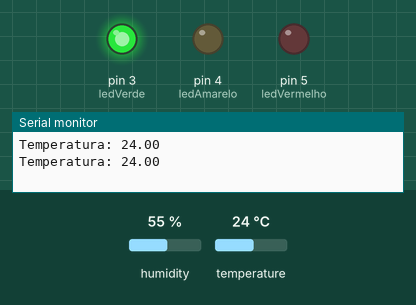
Bench run of a sketch on a simulated Arduino Uno, built with avr-gcc and run on an emulated ATmega328P. Shown: output pins drawn as LEDs (lit = HIGH), the last lines printed to the serial monitor. The test bench sets the inputs (shaded band); at power-on: temperature 24 °C, humidity 55 %.

Above: at 2.8 s.
2.9 s: temperature set to 26 °C
At 4.6 s:
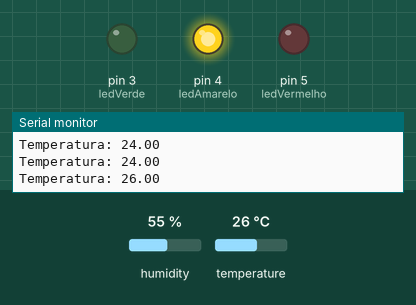
5.6 s: temperature set to 28 °C
8.3 s: temperature set to 31 °C
At 10.6 s:
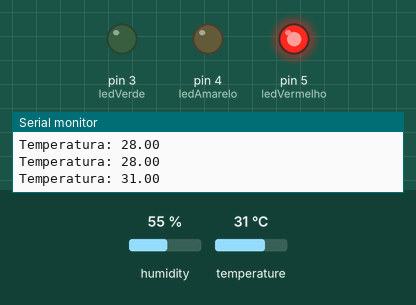
11.6 s: temperature set to 12 °C
At 13.0 s:
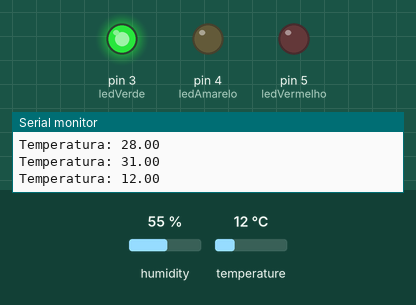
14.3 s: temperature set to 33 °C
At 16.5 s:
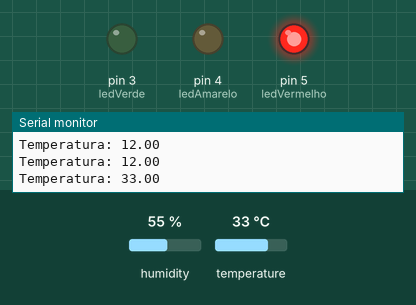
Timing chart, 0 to 18.0 s (numbered marks = the images above; inputs shaded):
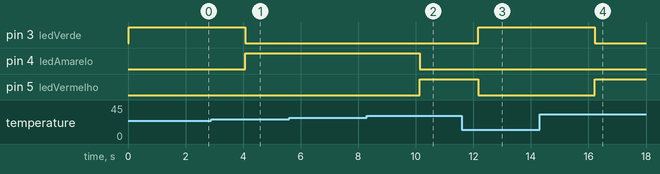

The sketch:

ATV_1.ino
```cpp
#include "DHT.h"

#define DHTPIN 2       // Pino digital onde o DHT11 está conectado
#define DHTTYPE DHT11  // Tipo de sensor

DHT dht(DHTPIN, DHTTYPE);

// Pinos dos LEDs
const int ledVerde   = 3;
const int ledAmarelo = 4;
const int ledVermelho= 5;

void setup() {
  pinMode(ledVerde, OUTPUT);
  pinMode(ledAmarelo, OUTPUT);
  pinMode(ledVermelho, OUTPUT);
  Serial.begin(9600);
  dht.begin();
}

void loop() {
  float temp = dht.readTemperature(); // Lê temperatura em °C

  if (isnan(temp)) {
    Serial.println("Erro de leitura do sensor!");
    return;
  }

  Serial.print("Temperatura: ");
  Serial.println(temp);

  // Lógica dos LEDs
  if (temp < 25.0) {            // Normal
    digitalWrite(ledVerde, HIGH);
    digitalWrite(ledAmarelo, LOW);
    digitalWrite(ledVermelho, LOW);
  }
  else if (temp < 30.0) {       // Quente
    digitalWrite(ledVerde, LOW);
    digitalWrite(ledAmarelo, HIGH);
    digitalWrite(ledVermelho, LOW);
  }
  else {                        // Muito quente
    digitalWrite(ledVerde, LOW);
    digitalWrite(ledAmarelo, LOW);
    digitalWrite(ledVermelho, HIGH);
  }

  delay(2000); // Atualiza a cada 2 segundos
}


//ATV_01
```

Measured:
- the behaviour switches between 24 and 25 °C on temperature (found by bisection; images 0 and 1)
- the behaviour switches between 29 and 30 °C on temperature (found by bisection; images 1 and 2)
- after the input at 2.9 s, pin 3 (ledVerde): HIGH → LOW after 1.2 s; pin 4 (ledAmarelo): LOW → HIGH after 1.2 s
- after the input at 8.3 s, pin 4 (ledAmarelo): HIGH → LOW after 1.8 s; pin 5 (ledVermelho): LOW → HIGH after 1.8 s
- after the input at 11.6 s, pin 3 (ledVerde): LOW → HIGH after 0.57 s; pin 5 (ledVermelho): HIGH → LOW after 0.57 s
- after the input at 14.3 s, pin 3 (ledVerde): HIGH → LOW after 1.9 s; pin 5 (ledVermelho): LOW → HIGH after 1.9 s
